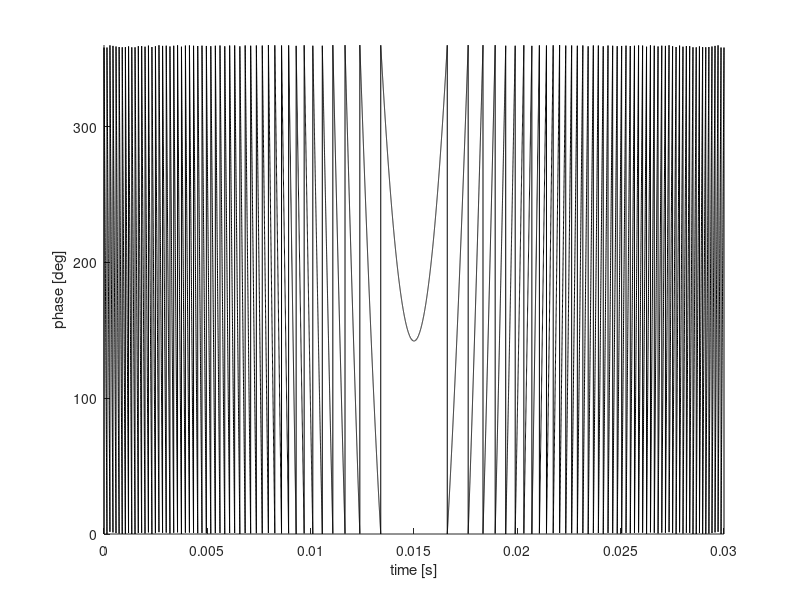
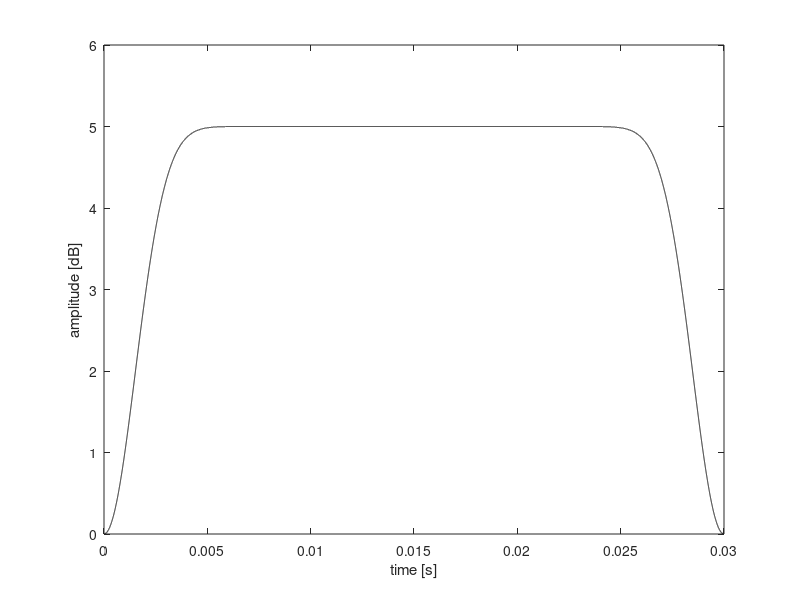

The MATLAB script that drew these images, in order:
% CHIRP phase table generator for Tecmag
% Adapted from Tecmag's CHIRP script

clear
clc
close all

%%%%%%% User-defined parameters %%%%%%%

% dt = 500e-9 ; %time per point in waveform (s) [Scout limit is 20ns]
N = 40000; %points to define the waveform
tau = 30e-3; %pulse length (s)
sliceheight = 0.050; %mm
G = 6.59; %T m-1, B0 field gradient
offset = 0.0000; %mm, frequency offset (if applicable)
amplitude = 5; %dB, for Tecmag
% NOTE: positive offset moves to the left in the FT spectrum (negative
% position)

%%%%%%% END User-defined parameters %%%%%%%


% N = round(tau/dt); %number of points per pulse waveform
dt = (tau/N); %time per point in waveform (s) [Scout limit is 20 ns]
gamma = 42.576; %MHz T-1
SW = sliceheight*G*gamma*1000; %Hz
offsetHz = offset*1000*G*gamma; %Hz

phase = zeros(N,1);

ind = 1:N;
f = (ind-N/2)*(SW/N);
inc = 2*pi*f*dt;
o_inc = 2*pi*offsetHz*dt;

for i = 1:N-1
    phase(i+1) = phase(i)+inc(i)-o_inc;
end

phase = mod((phase*360/2/pi),360);
dlmwrite('CHIRP_Phase.dat',phase);



figure(1)
hold on
t = linspace(0,tau,N);
plot(t,phase,'-k')
xlabel('time [s]')
ylabel('phase [deg]')
ylim([0 360])

tamp = linspace(0,tau,N);
amp = amplitude*(1-(cos(pi*tamp/tau)).^40);
dlmwrite('CHIRP_Amp.dat',amp');

figure(2)
plot(tamp,amp,'-k')
xlabel('time [s]')
ylabel('amplitude [dB]')
ylim([0 amplitude+1])

